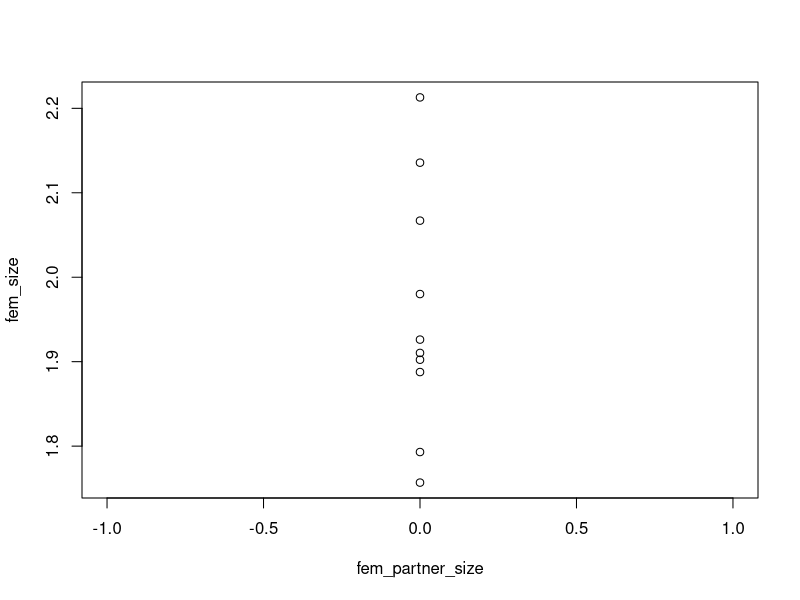

Generate this figure with R:
rm(list=ls())

pop_fem <- 10 #nb individus pop femelle
pop_mal <- 10 #nb individus pop male

fem_num <- 1:pop_fem #vecteur contenant les numeros des femelles
mal_num <- 1:pop_mal #vecteur contenant les numeros des males

fem_size <- rnorm(pop_fem,mean=2,sd=0.2) #vecteur avec tailles des femelles (loi normale)
mal_size <- rnorm(pop_mal,mean=2,sd=0.2) #vecteur avec tailles des males (loi normale)

fem_partner <- rep(0,pop_fem) #vecteur avec numero du partenaire
mal_partner <- numeric(pop_mal) #vecteur avec numero de la partenaire

fem_partner_size <- numeric(pop_fem) #vecteur avec la taille du partenaire male


min_fem <- function(fem_partner){
  a <- as.numeric(c(fem_partner==0)) #on trouve toutes les fem libres
  e <- c()
  i <- 1
  while(i <= length(fem_partner)){
    
    if(a[i]!=0){ #si elle est libre
      
      e <- c(e,i) #on la rajoute aux "libres"
    }
    i <- i+1
  }
  
  if(length(e)!=0){ #on vérifie qu'il existe des libres
    f_o <- min(fem_size[e]) #on cherche la plus petite femelle
  }else{
    f_o <-10 #sinon on met une valeur qui dépasse la taille de tous les males
  }
  return(f_o)
}

max_mal <- function(mal_partner){
  a <- as.numeric(c(mal_partner==0)) #on trouve toutes les fem libres
  e <- c()
  i <- 1
  while(i <= length(mal_partner)){
    
    if(a[i]!=0){ #si elle est libre
      
      e <- c(e,i) #on la rajoute aux "libres"
    }
    i <- i+1
  }
  
  if(length(e)!=0){ #on vérifie qu'il existe des libres
    m_o <- min(mal_size[e]) #on cherche la plus petite femelle
  }else{
    m_o <-0 #sinon on met une valeur qui dépasse la taille de tous les males
  }
  return(m_o)
}

mini_fem <- min_fem(fem_partner)
maxi_mal <- max_mal(mal_partner)

i <- 1
while(i <= pop_fem & mini_fem < maxi_mal){#on regarde toute la pop
  while(fem_partner[i]==0){ #tant que la femelle n'a pas de partenaire
    
    mal_rand <- sample(mal_num,1,replace=T) #on tire un male au hasard
    
    if(fem_size[i] <= mal_size[mal_rand] & mal_partner[mal_rand]==0){#si la taille de la femelle <= à celle du male et que le male n'a pas de partenaire
      fem_partner[i] <- mal_rand 
      fem_partner_size[i] <- mal_size[mal_rand]
      mal_partner[mal_rand] <- i
    }
  }
  mini_fem <- min_fem(fem_partner)
  maxi_mal <- max_mal(mal_partner)
  i <- i+1
}
plot(fem_partner_size,fem_size)
abline(0,1, col = "red", lty = 3)
